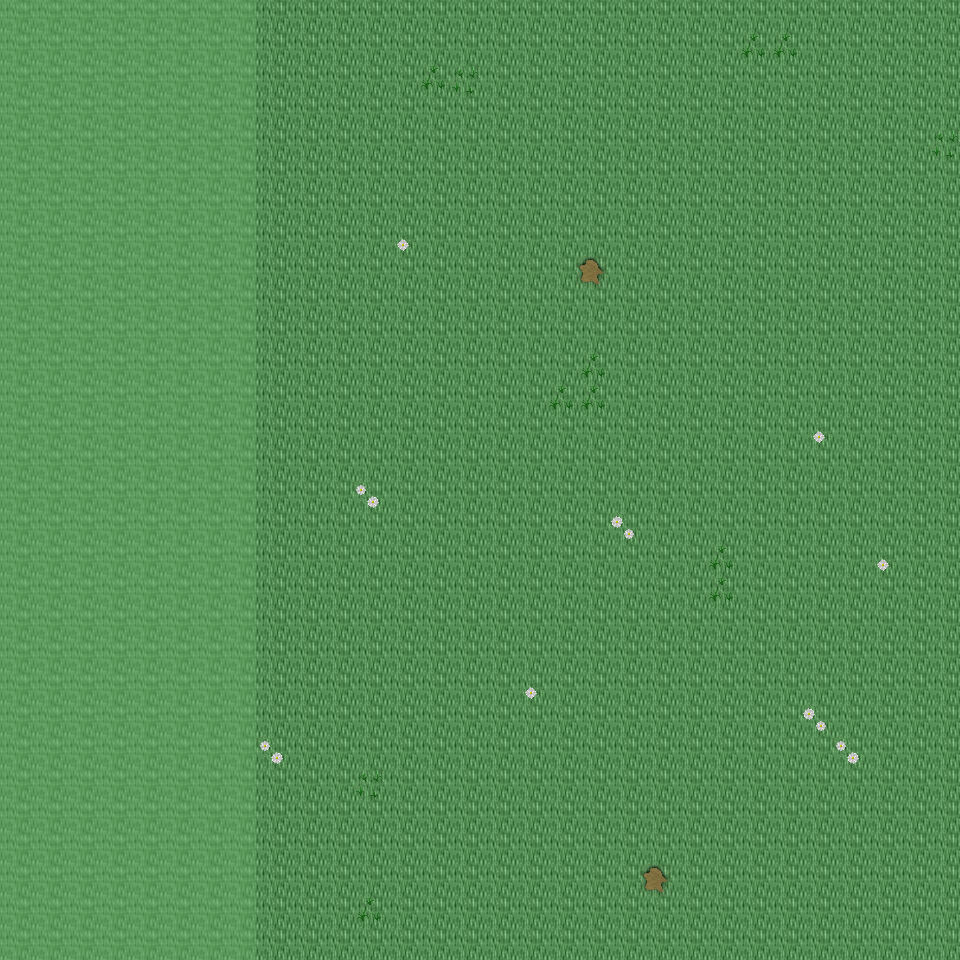

The image is a tile-based game level rendered from a .tmx file. Its description and source (layers, tilesets, objects; grid data summarised) follow:
An orthogonal 30x30 tile map with 32x32 px tiles, 6 tile layers (Ground, Object, Object2, Above, ...), 26 tilesets and 2 objects (2x mapExit).

<map version="1.0" orientation="orthogonal" renderorder="right-down" width="30" height="30" tilewidth="32" tileheight="32" nextobjectid="3">
  <tileset firstgid="1" name="tileset_ground_ground" tilewidth="32" tileheight="32" tilecount="33" columns="3">
    <image source="../drawable/tileset_ground_ground.png" width="96" height="352" />
  </tileset>
  <tileset firstgid="34" name="tileset_building_castle" tilewidth="32" tileheight="32" tilecount="320" columns="20">
    <image source="../drawable/tileset_building_castle.png" width="640" height="512" />
  </tileset>
  <tileset firstgid="354" name="tileset_plant_flower_daisy_white" tilewidth="32" tileheight="32" tilecount="8" columns="2">
    <image source="../drawable/tileset_plant_flower_daisy_white.png" width="64" height="128" />
  </tileset>
  <tileset firstgid="362" name="tileset_ground_mud_patch" tilewidth="32" tileheight="32" tilecount="4" columns="4">
    <image source="../drawable/tileset_ground_mud_patch.png" width="128" height="32" />
  </tileset>
  <tileset firstgid="366" name="tileset_plant_grasses" tilewidth="32" tileheight="32" tilecount="6" columns="3">
    <image source="../drawable/tileset_plant_grasses.png" width="96" height="64" />
  </tileset>
  <tileset firstgid="372" name="tileset_ground_cobbled_paving" tilewidth="32" tileheight="32" tilecount="1" columns="1">
    <image source="../drawable/tileset_ground_cobbled_paving.png" width="32" height="32" />
  </tileset>
  <tileset firstgid="373" name="tileset_plant_bush_bushes" tilewidth="32" tileheight="32" tilecount="10" columns="5">
    <image source="../drawable/tileset_plant_bush_bushes.png" width="160" height="64" />
  </tileset>
  <tileset firstgid="383" name="tileset_ground_grass_edges" tilewidth="32" tileheight="32" tilecount="36" columns="12">
    <image source="../drawable/tileset_ground_grass_edges.png" width="384" height="96" />
  </tileset>
  <tileset firstgid="419" name="tileset_ground_grass_corners" tilewidth="32" tileheight="32" tilecount="24" columns="6">
    <image source="../drawable/tileset_ground_grass_corners.png" width="192" height="128" />
  </tileset>
  <tileset firstgid="443" name="tileset_plant_tree_tree_darkgreen" tilewidth="32" tileheight="32" tilecount="88" columns="8">
    <image source="../drawable/tileset_plant_tree_tree_darkgreen.png" width="256" height="352" />
  </tileset>
  <tileset firstgid="531" name="tileset_plant_flower_daisy_yellow" tilewidth="32" tileheight="32" tilecount="8" columns="2">
    <image source="../drawable/tileset_plant_flower_daisy_yellow.png" width="64" height="128" />
  </tileset>
  <tileset firstgid="539" name="tileset_plant_flower_daisy_red" tilewidth="32" tileheight="32" tilecount="8" columns="2">
    <image source="../drawable/tileset_plant_flower_daisy_red.png" width="64" height="128" />
  </tileset>
  <tileset firstgid="547" name="tileset_plant_flower_daisy_blue" tilewidth="32" tileheight="32" tilecount="8" columns="2">
    <image source="../drawable/tileset_plant_flower_daisy_blue.png" width="64" height="128" />
  </tileset>
  <tileset firstgid="555" name="tileset_building_fence_fence_chunky" tilewidth="32" tileheight="32" tilecount="21" columns="3">
    <image source="../drawable/tileset_building_fence_fence_chunky.png" width="96" height="224" />
  </tileset>
  <tileset firstgid="576" name="tileset_plant_bush_hedge" tilewidth="32" tileheight="32" tilecount="35" columns="5">
    <image source="../drawable/tileset_plant_bush_hedge.png" width="160" height="224" />
  </tileset>
  <tileset firstgid="611" name="tileset_plant_stump_stump_green" tilewidth="32" tileheight="32" tilecount="4" columns="2">
    <image source="../drawable/tileset_plant_stump_stump_green.png" width="64" height="64" />
  </tileset>
  <tileset firstgid="615" name="tileset_plant_stump_stump_brown" tilewidth="32" tileheight="32" tilecount="4" columns="2">
    <image source="../drawable/tileset_plant_stump_stump_brown.png" width="64" height="64" />
  </tileset>
  <tileset firstgid="619" name="tileset_logic_item_resources" tilewidth="32" tileheight="32" tilecount="6" columns="6">
    <image source="../drawable/tileset_logic_item_resources.png" width="192" height="32" />
  </tileset>
  <tileset firstgid="625" name="tileset_logic_portal" tilewidth="32" tileheight="32" tilecount="24" columns="8">
    <image source="../drawable/tileset_logic_portal.png" width="256" height="96" />
  </tileset>
  <tileset firstgid="649" name="tileset_logic_creature_mummy" tilewidth="32" tileheight="32" tilecount="2" columns="2">
    <image source="../drawable/tileset_logic_creature_mummy.png" width="64" height="32" />
  </tileset>
  <tileset firstgid="651" name="tileset_logic_creature_animal" tilewidth="32" tileheight="32" tilecount="32" columns="8">
    <image source="../drawable/tileset_logic_creature_animal.png" width="256" height="128" />
  </tileset>
  <tileset firstgid="683" name="tileset_logic_collision" tilewidth="32" tileheight="32" tilecount="1" columns="1">
    <image source="../drawable/tileset_logic_collision.png" width="32" height="32" />
  </tileset>
  <tileset firstgid="684" name="tileset_ground_grass_2" tilewidth="32" tileheight="32" tilecount="21" columns="3">
    <image source="../drawable/tileset_ground_grass_2.png" width="96" height="224" />
  </tileset>
  <tileset firstgid="705" name="tileset_logic_protection" tilewidth="32" tileheight="32" tilecount="2" columns="2">
    <image source="../drawable/tileset_logic_protection.png" width="64" height="32" />
  </tileset>
  <tileset firstgid="707" name="tileset_logic_creature_undead_skeleton" tilewidth="32" tileheight="32" tilecount="6" columns="6">
    <image source="../drawable/tileset_logic_creature_undead_skeleton.png" width="192" height="32" />
  </tileset>
  <tileset firstgid="713" name="tileset_logic_creature_troll" tilewidth="32" tileheight="32" tilecount="4" columns="4">
    <image source="../drawable/tileset_logic_creature_troll.png" width="128" height="32" />
  </tileset>
  <layer name="Ground" width="30" height="30">
    <data>[900 cells, 900 non-empty, 1 distinct tile ids]</data>
  </layer>
  <layer name="Object" width="30" height="30">
    <data>[900 cells, 23 non-empty, 6 distinct tile ids]</data>
  </layer>
  <layer name="Object2" width="30" height="30">
    <data>[900 cells, 0 non-empty, 0 distinct tile ids]</data>
  </layer>
  <layer name="Above" width="30" height="30">
    <data>[900 cells, 240 non-empty, 18 distinct tile ids]</data>
  </layer>
  <layer name="Above2" width="30" height="30">
    <data>[900 cells, 0 non-empty, 0 distinct tile ids]</data>
  </layer>
  <layer name="Walkable" width="30" height="30">
    <data>[900 cells, 240 non-empty, 1 distinct tile ids]</data>
  </layer>
  <objectgroup name="MapEvents">
    <object id="1" name="north" type="mapExit" x="256" y="0" width="704" height="32">
      <properties>
        <property name="map" value="level_0_x106_y76" />
        <property name="x" value="8" />
        <property name="y" value="28" />
      </properties>
    </object>
    <object id="2" name="south" type="mapExit" x="256" y="928" width="704" height="32">
      <properties>
        <property name="map" value="level_0_x106_y78" />
        <property name="x" value="8" />
        <property name="y" value="1" />
      </properties>
    </object>
  </objectgroup>
</map>
